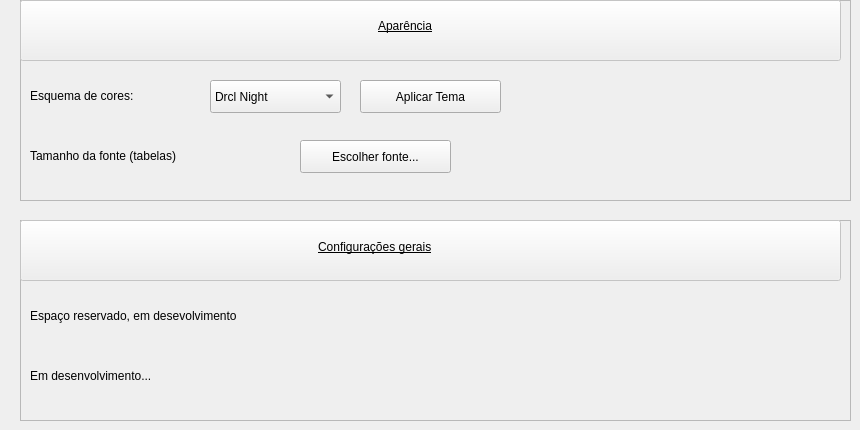
          <widget class="QWidget" name="page_settings">
           <widget class="QFrame" name="frame_5">
            <property name="geometry">
             <rect>
              <x>20</x>
              <y>0</y>
              <width>831</width>
              <height>201</height>
             </rect>
            </property>
            <property name="frameShape">
             <enum>QFrame::StyledPanel</enum>
            </property>
            <property name="frameShadow">
             <enum>QFrame::Raised</enum>
            </property>
            <widget class="QComboBox" name="combo_tema">
             <property name="geometry">
              <rect>
               <x>190</x>
               <y>80</y>
               <width>131</width>
               <height>33</height>
              </rect>
             </property>
             <property name="styleSheet">
              <string notr="true"/>
             </property>
             <item>
              <property name="text">
               <string>Drcl Night</string>
              </property>
             </item>
             <item>
              <property name="text">
               <string>Drcl Claro</string>
              </property>
             </item>
             <item>
              <property name="text">
               <string>Mono Escuro</string>
              </property>
             </item>
             <item>
              <property name="text">
               <string>Mono Claro</string>
              </property>
             </item>
            </widget>
            <widget class="QPushButton" name="btn_aplicar_tema">
             <property name="geometry">
              <rect>
               <x>340</x>
               <y>80</y>
               <width>141</width>
               <height>33</height>
              </rect>
             </property>
             <property name="styleSheet">
              <string notr="true">font: 14pt &quot;MS Shell Dlg 2&quot;;</string>
             </property>
             <property name="text">
              <string>Aplicar Tema</string>
             </property>
            </widget>
            <widget class="QPushButton" name="btn_aplicar_tema_2">
             <property name="geometry">
              <rect>
               <x>280</x>
               <y>140</y>
               <width>151</width>
               <height>33</height>
              </rect>
             </property>
             <property name="styleSheet">
              <string notr="true">font: 14pt &quot;MS Shell Dlg 2&quot;;</string>
             </property>
             <property name="text">
              <string>Escolher fonte...</string>
             </property>
            </widget>
            <widget class="QLabel" name="label_2">
             <property name="geometry">
              <rect>
               <x>10</x>
               <y>70</y>
               <width>171</width>
               <height>51</height>
              </rect>
             </property>
             <property name="text">
              <string>Esquema de cores:</string>
             </property>
            </widget>
            <widget class="QPushButton" name="aparencia_bg">
             <property name="enabled">
              <bool>false</bool>
             </property>
             <property name="geometry">
              <rect>
               <x>0</x>
               <y>0</y>
               <width>821</width>
               <height>61</height>
              </rect>
             </property>
             <property name="focusPolicy">
              <enum>Qt::NoFocus</enum>
             </property>
             <property name="styleSheet">
              <string notr="true">font: 18pt &quot;MS Shell Dlg 2&quot;;
text-decoration: underline;</string>
             </property>
             <property name="text">
              <string/>
             </property>
            </widget>
            <widget class="QLabel" name="label_4">
             <property name="geometry">
              <rect>
               <x>10</x>
               <y>130</y>
               <width>251</width>
               <height>51</height>
              </rect>
             </property>
             <property name="text">
              <string>Tamanho da fonte (tabelas)</string>
             </property>
            </widget>
            <widget class="QLabel" name="label_7">
             <property name="geometry">
              <rect>
               <x>358</x>
               <y>0</y>
               <width>114</width>
               <height>51</height>
              </rect>
             </property>
             <property name="styleSheet">
              <string notr="true">font: 18pt &quot;MS Shell Dlg 2&quot;;
text-decoration: underline;
background:transparent</string>
             </property>
             <property name="text">
              <string>Aparência</string>
             </property>
            </widget>
           </widget>
           <widget class="QFrame" name="frame_9">
            <property name="geometry">
             <rect>
              <x>20</x>
              <y>220</y>
              <width>831</width>
              <height>201</height>
             </rect>
            </property>
            <property name="frameShape">
             <enum>QFrame::StyledPanel</enum>
            </property>
            <property name="frameShadow">
             <enum>QFrame::Raised</enum>
            </property>
            <widget class="QLabel" name="label_6">
             <property name="geometry">
              <rect>
               <x>10</x>
               <y>70</y>
               <width>361</width>
               <height>51</height>
              </rect>
             </property>
             <property name="text">
              <string>Espaço reservado, em desevolvimento</string>
             </property>
            </widget>
            <widget class="QPushButton" name="general_settings_bg">
             <property name="enabled">
              <bool>false</bool>
             </property>
             <property name="geometry">
              <rect>
               <x>0</x>
               <y>0</y>
               <width>821</width>
               <height>61</height>
              </rect>
             </property>
             <property name="focusPolicy">
              <enum>Qt::NoFocus</enum>
             </property>
             <property name="styleSheet">
              <string notr="true">font: 18pt &quot;MS Shell Dlg 2&quot;;
text-decoration: underline;</string>
             </property>
             <property name="text">
              <string/>
             </property>
            </widget>
            <widget class="QLabel" name="label_8">
             <property name="geometry">
              <rect>
               <x>10</x>
               <y>130</y>
               <width>251</width>
               <height>51</height>
              </rect>
             </property>
             <property name="text">
              <string>Em desenvolvimento...</string>
             </property>
            </widget>
            <widget class="QLabel" name="label_3">
             <property name="geometry">
              <rect>
               <x>298</x>
               <y>1</y>
               <width>250</width>
               <height>51</height>
              </rect>
             </property>
             <property name="styleSheet">
              <string notr="true">font: 18pt &quot;MS Shell Dlg 2&quot;;
text-decoration: underline;
background:transparent</string>
             </property>
             <property name="text">
              <string>Configurações gerais</string>
             </property>
            </widget>
           </widget>
          </widget>
